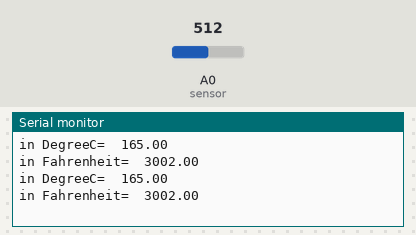
Bench run of a sketch on a simulated ESP8266 (NodeMCU). Shown: the last lines printed to the serial monitor. The inputs (shaded band) are chosen by the test bench; at power-on: A0 (sensor) = 512.

Above: at 1.8 s.
1.9 s: A0 (sensor) set to 716
At 2.8 s:
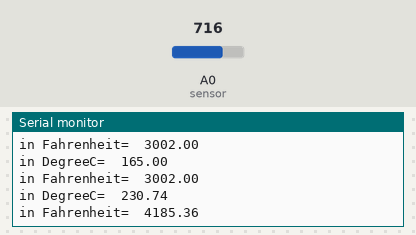
3.4 s: A0 (sensor) set to 900
At 4.7 s:
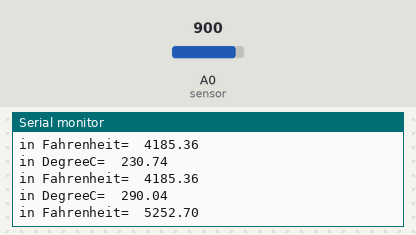
Timing chart, 0 to 6.4 s (numbered marks = the images above; inputs shaded):
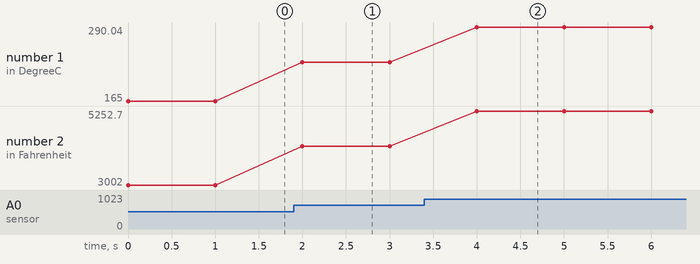

The sketch:

LM35_SETUP.ino
```cpp
#include <ESP8266WiFi.h>;

const int sensor=A0; // Assigning analog pin A0 to variable 'sensor'
float tempc;  //variable to store temperature in degree Celsius
float tempf;  //variable to store temperature in Fahreinheit
float vout;  //temporary variable to hold sensor reading
void setup()
{
pinMode(sensor,INPUT);
Serial.begin(115200);
}
void loop()
{
vout=analogRead(sensor);
vout=(vout*3300)/1024;
tempc=vout/10; // Storing value in Degree Celsius
tempf=(vout*1.8)+32; // Converting to Fahrenheit
Serial.print("in DegreeC=");
Serial.print("\t");
Serial.print(tempc);
Serial.println();
Serial.print("in Fahrenheit=");
Serial.print("\t");
Serial.print(tempf);
Serial.println();
delay(1000);
}
```

Measured:
- after the input at 1.9 s, the serial monitor: prints a new line after 0.10 s (image 1)
- after the input at 3.4 s, the serial monitor: prints a new line after 0.60 s (image 2)
- plotted number 1: 165 → 230.74 after the input at 1.9 s, 230.74 → 290.04 after the input at 3.4 s
- plotted number 2: 3002 → 4185.36 after the input at 1.9 s, 4185.36 → 5252.7 after the input at 3.4 s
